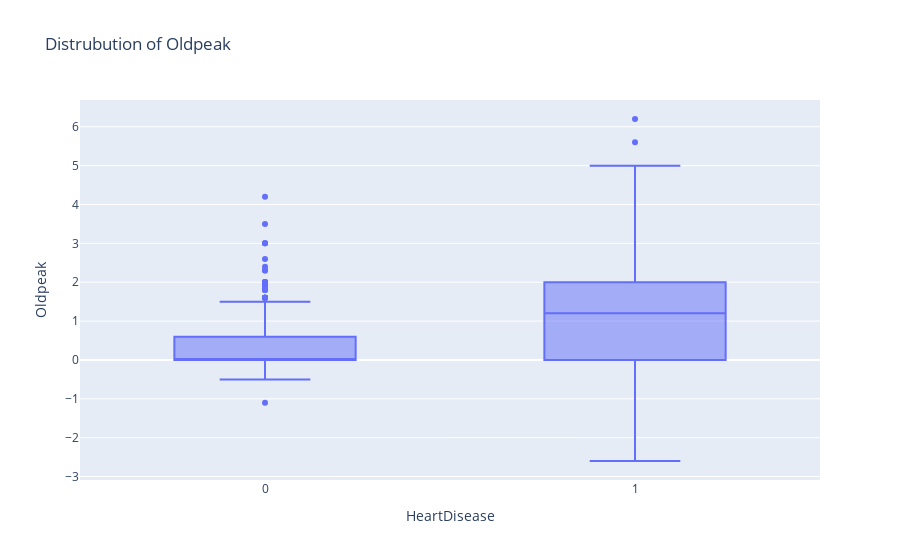

Notebook code cell kept with this figure:
### Code cell
fig = px.box(df,y="Oldpeak",x="HeartDisease",title=f"Distrubution of Oldpeak")
fig.show()

### Figure 1 — Plotly figure (JSON) as saved in the notebook; plotly's stock layout.template omitted (floating-point values rounded to 4 significant figures; data arrays with more than 128 entries replaced by an {"elided": "..."} marker saying what was removed)
{"data": [{"alignmentgroup": "True", "hovertemplate": "HeartDisease=%{x}<br>Oldpeak=%{y}<extra></extra>", "legendgroup": "", "marker": {"color": "#636efa"}, "name": "", "notched": false, "offsetgroup": "", "orientation": "v", "showlegend": false, "type": "box", "x": {"elided": "918 int values"}, "x0": " ", "xaxis": "x", "y": {"elided": "918 float values"}, "y0": " ", "yaxis": "y"}], "layout": {"boxmode": "group", "legend": {"tracegroupgap": 0}, "title": {"text": "Distrubution of Oldpeak"}, "xaxis": {"anchor": "y", "domain": [0, 1], "title": {"text": "HeartDisease"}}, "yaxis": {"anchor": "x", "domain": [0, 1], "title": {"text": "Oldpeak"}}}}
